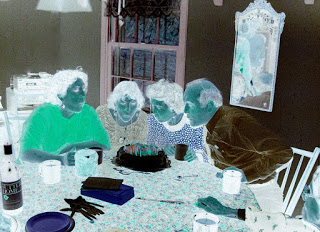
%> input picture lab8/neg2.jpg, 320 x 232 px
$ octave proj2.m   (GNU Octave 9; MATLAB toolbox functions it lacks are replaced by stand-ins)
%> lines starting %> are read from the running program, lines starting %| are printed output that depends on the picture
clear;
f = imread ('neg2.jpg'); % Load fruits
%> f is the input picture: size 232x320x3 uint8; mean R, G, B 111.6, 130, 128.6
figure(1)
subplot(3,3,1),imshow(f); % original image
[M,N,C] = size(f);
%> M = 232; N = 320; C = 3
f_r = f(:,:,1);
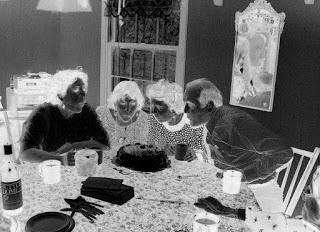
%> f_r: size 232x320 uint8; min 0, max 255, mean 111.6
f_g = f(:,:,2);
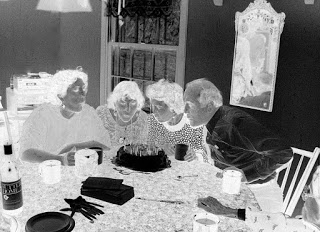
%> f_g: size 232x320 uint8; min 0, max 255, mean 130
f_b = f(:,:,3);
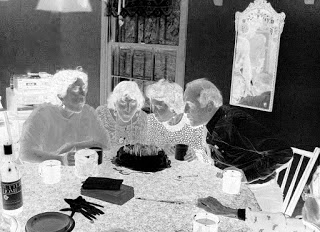
%> f_b: size 232x320 uint8; min 0, max 255, mean 128.6
subplot(3,3,4),imshow(f_r); % red component
subplot(3,3,5),imshow(f_g); % green component
subplot(3,3,6),imshow(f_b); % blue component
f_r_rev = 255-f(:,:,1);
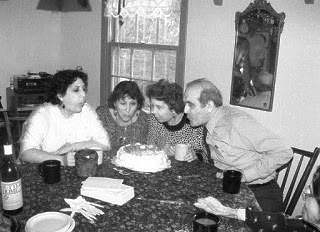
%> f_r_rev: size 232x320 uint8; min 0, max 255, mean 143.4
f_g_rev = 255-f(:,:,2);
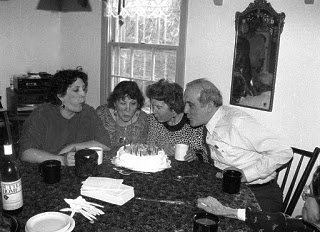
%> f_g_rev: size 232x320 uint8; min 0, max 255, mean 125
f_b_rev = 255-f(:,:,3);
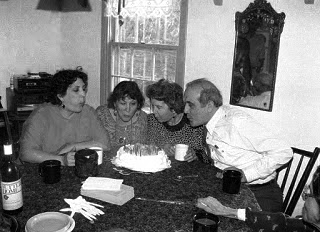
%> f_b_rev: size 232x320 uint8; min 0, max 255, mean 126.4
f_rev = cat(3,f_r_rev,f_g_rev,f_b_rev);
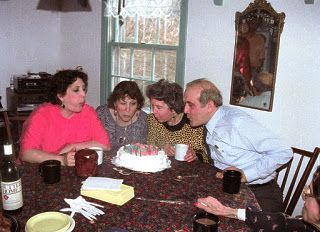
%> f_rev: size 232x320x3 uint8; mean R, G, B 143.4, 125, 126.4
subplot(3,3,7); imshow(f_rev,[]);

subplot(3,3,9); imshow(imcomplement(f),[]);


% [23 lines of commented-out code are left out]
